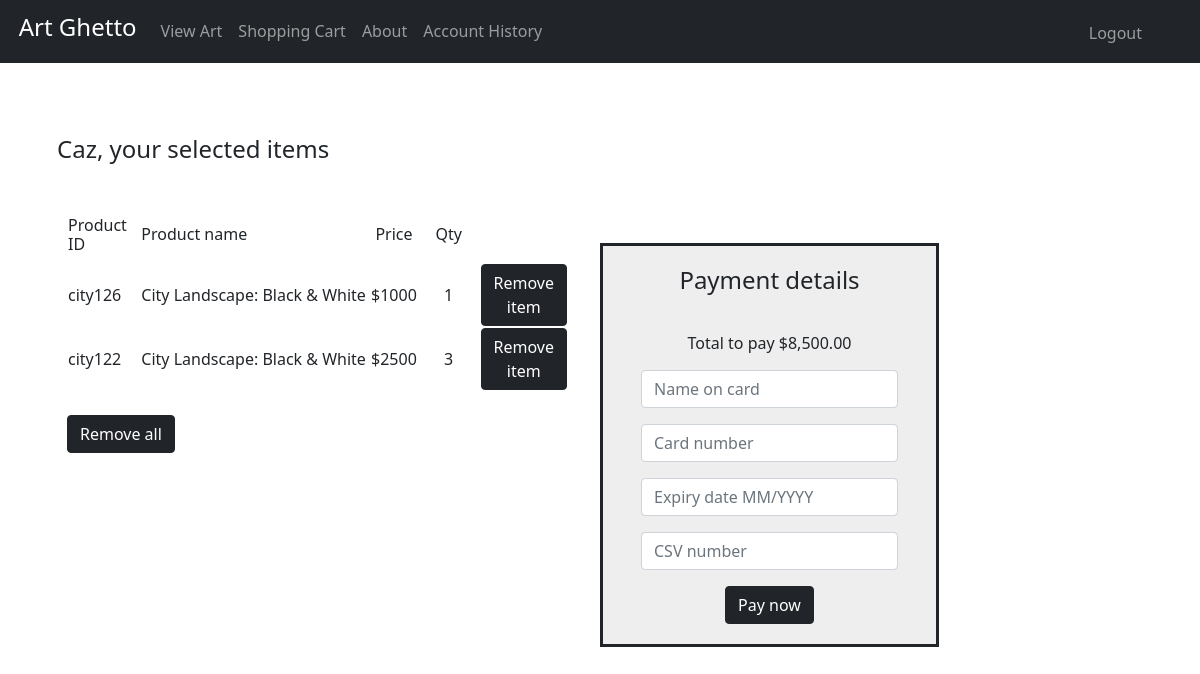
/shopcart (signed in), run on the app's committed database.
### tables this page shows
CREATE TABLE users (id INTEGER PRIMARY KEY AUTOINCREMENT NOT NULL, username TEXT NOT NULL, firstname TEXT NOT NULL, lastname TEXT NOT NULL, email TEXT NOT NULL, hash TEXT NOT NULL);

CREATE TABLE cart(
user_id INTEGER NOT NULL,
product_id TEXT NOT NULL,
product TEXT NOT NULL,
price NUMERIC NOT NULL,
quantity INTEGER NOT NULL,
totalprice NUMERIC NOT NULL
);

### app.py (the view, shortened to what this page needs)
@app.route("/shopcart", methods=["GET", "POST"])
@login_required
def shopcart():
    id = session["user_id"]
    if request.method == "GET":
        firstname = db.execute("SELECT firstname from users WHERE id = ?", id)
        userfirstname = firstname[0]['firstname']
        data = db.execute("SELECT * FROM cart WHERE user_id = ?", id)
        if len(data) == 0:
            return render_template("shopcart.html", carty="None", userfirstname=userfirstname, totalsum="0.00")
        if db.execute("SELECT * FROM cart WHERE user_id = ?", id):
            carty = db.execute("SELECT * FROM cart WHERE user_id = ?", id)
            if db.execute("SELECT * FROM cart WHERE user_id = ?", id):
                cartdata = db.execute("SELECT * FROM cart WHERE user_id = ?", id)
                totalsum1 = db.execute("SELECT sum(totalprice) FROM cart WHERE user_id = ?", id)
                totalsum2 = totalsum1[0]['sum(totalprice)']
                totalsum = '{:,.2f}'.format(totalsum2)
                return render_template("shopcart.html", carty=cartdata, userfirstname=userfirstname, totalsum=totalsum)

### app.py (called while the page is built)
@app.after_request
def after_request(response):
    response.headers["Cache-Control"] = "no-cach, no-store, must-revalidate"
    response.headers["Expires"] = 0
    response.headers["Pragma"] = "no-cache"
    return response

### helpers.py (called while the page is built)
def login_required(f):
    @wraps(f)
    def decorated_function(*args, **kwargs):
        if session.get("user_id") is None:
            return redirect("/login")
        return f(*args, **kwargs)
    return decorated_function

### templates/shopcart.html (shortened to what this page needs)
{% extends "layout.html" %}
{% block main %}
<body>
    {% if carty == "None" %}
        <tr  class="mb-2">
        </tr>
        <br>
        <h5>You have no items in your shopping cart</h5>
        <br>
        <h6>Visit our collections and select items</h6>
        <br>
        <a class="btn btn-dark" class="nav-link" href="/view">View Art</a>
    {% else %}
    <br>
    <h4 class="header4">{{ userfirstname }}, your selected items</h4>
        <div class="float-container">
            <div class="float-child">
                <div class="container">
                    <table>
                        <thead class="thead-dark">
                            <tr  class="mb-2">
                                <th id="htablepid"><h6>Product ID</h6></th>
                                <th id="htablepro"><h6>&nbsp;&nbsp;&nbsp;Product name</h6></th>
                                <th id="hthablepri"><h6>Price</h6></th>
                                <th id="htablequa"><h6>&nbsp;&nbsp;&nbsp;&nbsp;Qty&nbsp;&nbsp;&nbsp;&nbsp;</h6></th>
                            </tr>
                        </thead>
                        <tbody>
                            {% for i in carty %}
                                <tr  class="mb-2">
                                    <td class="col" id="tablepid">{{ i.product_id }}</td>
                                    <td class="col-6" id="tablepro">&nbsp;&nbsp;&nbsp;{{ i.product }}</td>
                                    <td class="col" id="tablepri">${{ i.price }}</td>
                                    <td class="col" id="tablequa">&nbsp;&nbsp;&nbsp;&nbsp;{{ i.quantity }}&nbsp;&nbsp;&nbsp;&nbsp;</td>
                                    <form action="/shopcart" method="post">
                                        <td><Button class="btn btn-dark" name="productitem" value="{{ i.product_id }}">Remove item</Button></td>
                                    </form>
                                </tr>
                            {% endfor %}
                        </tbody>
                    </table>
                    <br>
                    <form action="/shopcart" id="removeall" method="post"><Button class="btn btn-dark" name="removeall" type="submit" value="removeall">Remove all</Button></form>
                </div>
            </div>
            <br>
            <br>
            <div class="float-child1">
                <h4 class="mb-3">Payment details</h4>
                <br>
                <h6 class="mb-3">Total to pay ${{ totalsum }}</h6>
                <form action="/shopcart" method="post" class="form-control:focus">
                    <div class="mb-3">
                        <input autocomplete="off" name="pname" class="form-control mx-auto w-auto" placeholder="Name on card" type="text">
                    </div>
                    <div class="mb-3">
                        <input autocomplete="off" name="pnumber" class="form-control mx-auto w-auto" placeholder="Card number" type="text">
                    </div>
                    <div class="mb-3">
                        <input autocomplete="off" name="pexpiry" class="form-control mx-auto w-auto" placeholder="Expiry date MM/YYYY" type="text">
                    </div>
                    <div class="mb-3">
                        <input autocomplete="off" name="pcsv" class="form-control mx-auto w-auto" placeholder="CSV number" type="text">
                    </div>
                    <button class="btn btn-dark" name="paynow" type="submit">Pay now</button>
                </form>
            </div>
        </div>
    {% endif %}
</body>
{% endblock %}

### static/styles.css (style rules this page uses)
.header4 { text-align: left; padding-left: 45px; }
#tablepid, #tablepro, #htablepid, #htablepro, #tablepri, #htablepri { text-align: left; }
#tablequa, #htablequa { text-align: centre; }
.float-container { border: 3px solid #fff; padding: 20px; }
.float-child { width: 50%; float: left; padding: 20px; }
.float-child1 { width: 30%; float: left; padding: 20px; border-style: inherit; background-color: #eee; }
#removeall { text-align: left; }

### data on the page
users: firstname "Caz"
cart: product_id "city126", product "City Landscape: Black & White", price "1000", quantity "1"
cart: product_id "city122", product "City Landscape: Black & White", price "2500", quantity "3"

### other printed values
{{ totalsum }} "8,500.00"
